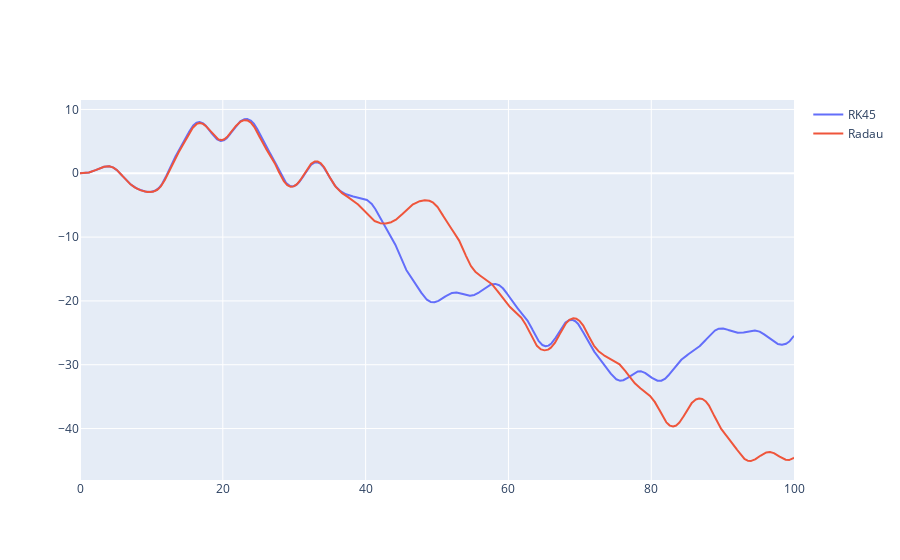

Notebook code cell kept with this figure:
### Code cell
# Try to speed up with plotly
"""
Questo blocco di codice è in più, richiede di installare plotly per girare...
"""
import plotly.graph_objects as go

def main_scikit_plotly(my_method, fig):
    n = 1000000
    t = np.linspace(0, 100, n)
    # Parameters
    b = 0.05
    A = 0.6
    Omega = 0.7
    
    # Inital Values
    y0 = 0.
    theta0 = 0.
    init = [y0, theta0]
    y, theta = scikit_ivp_solver(t, init, b, A, Omega, my_method)
    fig.add_trace(go.Scatter(x = t[::100], y = theta[::100], name=my_method))

fig = go.Figure()
main_scikit_plotly('RK45', fig)
main_scikit_plotly('Radau', fig)
fig.show()

### Figure 1 — Plotly figure (JSON) as saved in the notebook; plotly's stock layout.template omitted (floating-point values rounded to 4 significant figures; data arrays with more than 128 entries replaced by an {"elided": "..."} marker saying what was removed)
{"data": [{"name": "RK45", "type": "scatter", "x": {"elided": "10000 float values"}, "y": {"elided": "10000 float values"}}, {"name": "Radau", "type": "scatter", "x": {"elided": "10000 float values"}, "y": {"elided": "10000 float values"}}], "layout": {}}
